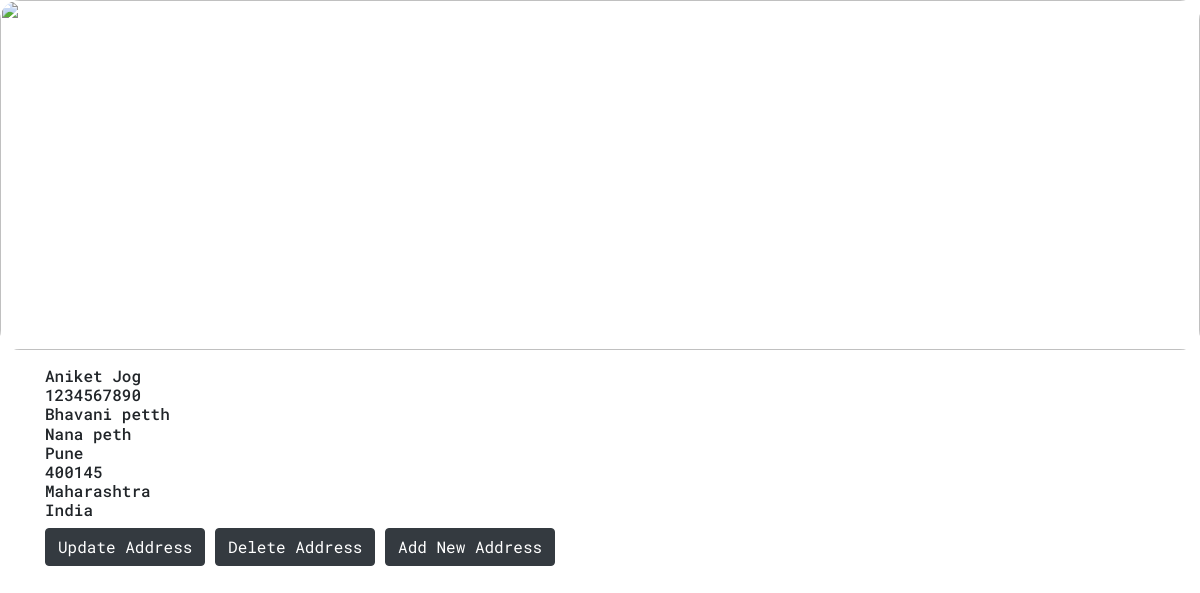
Screenshot of /address_list/ (signed in) with the database file from the repository.
### address/models.py (models this page shows, shortened)
class Address(models.Model):
    user = models.ForeignKey(User, on_delete=models.CASCADE, related_name='address')
    name = models.CharField(max_length=50)
    contact_numbers = models.CharField(max_length=12)
    address1 = models.CharField(max_length=100)
    address2 = models.CharField(max_length=100)
    city = models.CharField(max_length=50)
    zipcode = models.CharField(max_length=12)
    state = models.CharField(max_length=50)
    country = models.CharField(max_length=50)

### address/views.py (the view)
# urls.py: path('address_list/', views.address_list, name='address_list'),
@login_required(login_url=('user:login'))
def address_list(request):
    addresses = Address.objects.filter(user=request.user)
    context = {'addresses': addresses}
    return render(request, 'address/address_list.html', context)

### user/models.py (called while the page is built)
    @property
    def is_active(self):
        return self.active

### address/templates/address/address_list.html
{% extends 'base.html' %}
{% block content %}
    {% for address in addresses %}
        <h6>
            {{ address.name }} <br>
            {{ address.contact_numbers }} <br>
            {{ address.address1 }} <br>
            {{ address.address2 }} <br>
            {{ address.city }} <br>
            {{ address.zipcode }} <br>
            {{ address.state }} <br>
            {{ address.country }}
        </h6>
        <a href="{% url 'address:address_update' address.id %}" class="btn btn-dark">Update Address</a>
        <a href="{% url 'address:address_delete' address.id %}" class="btn btn-dark">Delete Address</a>
    {% endfor %}
    <a href="{% url 'address:address_create' %}" class="btn btn-dark">Add New Address</a>
{% endblock content %}

### user/static/css/style.css (style rules this page uses)
* { padding: 0px; margin: 0px; font-family: 'Roboto Mono', monospace !important; }

### rows the page displays
Address: name "Aniket Jog", contact_numbers "1234567890", address1 "Bhavani petth", address2 "Nana peth", city "Pune", zipcode "400145", state "Maharashtra", country "India"
